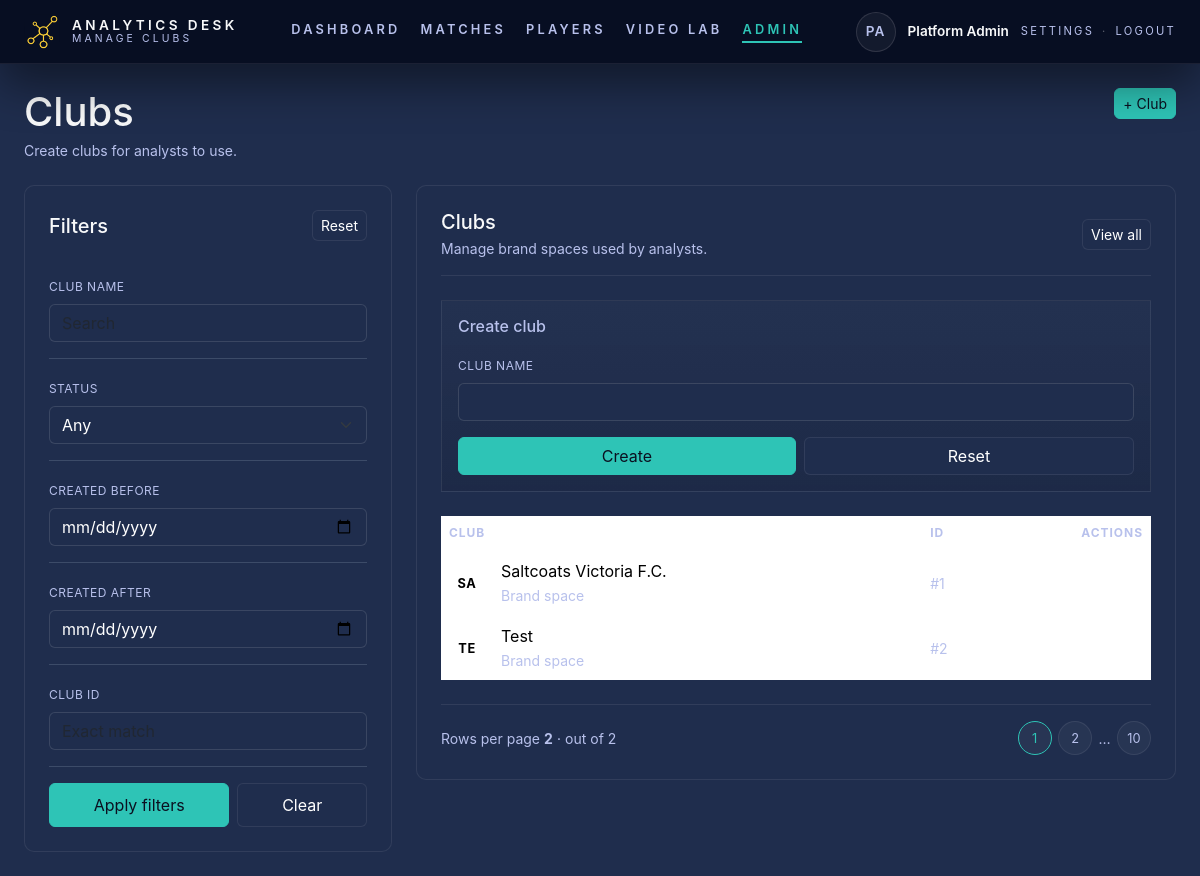
Page /admin/clubs (signed in) on the committed database.
### tables this page shows
CREATE TABLE `clubs` (
  `id` bigint(20) UNSIGNED NOT NULL,
  `name` varchar(120) NOT NULL,
  `created_at` datetime NOT NULL DEFAULT current_timestamp(),
  `updated_at` datetime DEFAULT NULL ON UPDATE current_timestamp()
);

### config/config.php (called while the page is built)
<?php
return [
          'app' => [
                    'name' => 'Analytics Desk',
                    'env'  => 'local',
                    'debug' => true,
                    'base_path' => '',
          ],
          'db' => [
                    'host' => '127.0.0.1',
                    'name' => 'project_1',
                    'user' => 'project_1',
                    'pass' => 'D&DNdtopmoff7!29',
                    'charset' => 'utf8mb4',
          ],
          'session' => [
                    'name' => 'analytics_session',
                    'lifetime' => 0,
          ],
          'phase3' => [
                    'video_lab_enabled' => true,
          ],
          'annotations' => [
                    'enabled' => true,
          ],
];

### app/lib/auth.php (called while the page is built, shortened)
<?php
function auth_boot()
{
          if (session_status() === PHP_SESSION_NONE) {
                    $config = require __DIR__ . '/../../config/config.php';
          }
}
function base_path(): string
{
          static $base;
          if ($base !== null) {
                    return $base;
          }
          $config = require __DIR__ . '/../../config/config.php';
          $base = rtrim($config['app']['base_path'] ?? '', '/');
          return $base;
}

### app/lib/db.php (called while the page is built, shortened)
<?php
function db(): PDO
{
          $config = require __DIR__ . '/../../config/config.php';
          $db = $config['db'];
          $dsn = sprintf(
                    'mysql:host=%s;dbname=%s;charset=%s',
                    $db['host'],
                    $db['name'],
                    $db['charset']
          );
          $pdo = new PDO(
                    $dsn,
                    $db['user'],
                    $db['pass'],
                    [
                              PDO::ATTR_ERRMODE => PDO::ERRMODE_EXCEPTION,
                              PDO::ATTR_DEFAULT_FETCH_MODE => PDO::FETCH_ASSOC,
                    ]
          );
          return $pdo;
}

### app/lib/club_repository.php (called while the page is built, shortened)
<?php
require_once __DIR__ . '/db.php';
function get_all_clubs(): array
{
          $stmt = db()->query('SELECT id, name FROM clubs ORDER BY name ASC');
          return $stmt->fetchAll();
}

### app/views/pages/admin/clubs.php (the view, shortened to what this page needs)
<?php
require_once dirname(__DIR__, 3) . '/lib/club_repository.php';
$base = base_path();
$clubs = get_all_clubs();
$clubCount = count($clubs);
?>
<div class="d-flex align-items-start justify-content-between mb-4 gap-3">
          <div>
                    <h1 class="mb-1">Clubs</h1>
                    <p class="text-muted-alt text-sm mb-0">Create clubs for analysts to use.</p>
          </div>
          <button type="button" class="btn btn-primary-soft btn-sm">+ Club</button>
</div>
<div class="row g-4 align-items-start">
          <div class="col-lg-4">
                    <section class="panel filters-panel p-4 h-100 d-flex flex-column">
                              <div class="d-flex align-items-center justify-content-between mb-3">
                                        <h5 class="mb-0 text-light">Filters</h5>
                                        <button type="button" class="btn btn-flat btn-sm">Reset</button>
                              </div>
                              <form method="get" class="flex-fill d-flex flex-column gap-3">
                                        <div class="filter-group">
                                                  <label class="form-label">Club name</label>
                                                  <input type="text" placeholder="Search" class="form-control input-dark">
                                        </div>
                                        <div class="filter-group">
                                                  <label class="form-label">Status</label>
                                                  <select class="form-select select-dark">
                                                            <option>Any</option>
                                                  </select>
                                        </div>
                                        <div class="filter-group">
                                                  <label class="form-label">Created before</label>
                                                  <input type="date" class="form-control input-dark">
                                        </div>
                                        <div class="filter-group">
                                                  <label class="form-label">Created after</label>
                                                  <input type="date" class="form-control input-dark">
                                        </div>
                                        <div class="filter-group">
                                                  <label class="form-label">Club ID</label>
                                                  <input type="text" placeholder="Exact match" class="form-control input-dark">
                                        </div>
                                        <div class="filter-actions mt-auto d-flex gap-2">
                                                  <button type="submit" class="btn btn-primary-soft flex-fill">Apply filters</button>
                                                  <button type="reset" class="btn btn-secondary-soft flex-fill">Clear</button>
                                        </div>
                              </form>
                    </section>
          </div>
          <div class="col-lg-8">
                    <section class="panel p-4 d-flex flex-column gap-4 clubs-panel">
                              <div class="manager-list-header">
                                        <div>
                                                  <h5 class="mb-1 text-light">Clubs</h5>
                                                  <p class="text-muted-alt text-sm mb-0">Manage brand spaces used by analysts.</p>
                                        </div>
                                        <button type="button" class="btn btn-secondary-soft btn-sm">View all</button>
                              </div>
                              <div class="admin-card p-3">
                                        <h6 class="text-muted-alt mb-3">Create club</h6>
                                        <form method="post" action="<?= htmlspecialchars($base) ?>/api/admin/clubs/create" class="row g-3">
                                                  <div class="col-12">
                                                            <label class="form-label">Club name</label>
                                                            <input type="text" name="name" class="form-control input-dark" required>
                                                  </div>
                                                  <div class="col-12 d-flex gap-2">
                                                            <button class="btn btn-primary-soft flex-fill">Create</button>
                                                            <button type="reset" class="btn btn-secondary-soft flex-fill">Reset</button>
                                                  </div>
                                        </form>
                              </div>
                              <div class="table-responsive manager-table">
                                        <table class="table table-borderless align-middle mb-0">
                                                  <thead>
                                                            <tr>
                                                                      <th>Club</th>
                                                                      <th>ID</th>
                                                                      <th class="text-end">Actions</th>
                                                            </tr>
                                                  </thead>
                                                  <tbody>
                                                            <?php if ($clubCount === 0): ?>
                                                                      <tr>
                                                                                <td colspan="3" class="text-muted-alt">No clubs have been created yet.</td>
                                                                      </tr>
                                                            <?php else: ?>
                                                                      <?php foreach ($clubs as $club): ?>
                                                                                <?php
                                                                                $clubName = $club['name'] ?? 'Club';
                                                                                $initialChar = function_exists('mb_substr')
                                                                                          ? mb_substr($clubName, 0, 2)
                                                                                          : substr($clubName, 0, 2);
                                                                                ?>
                                                                                <tr>
                                                                                          <td>
                                                                                                    <div class="d-flex align-items-center gap-3">
                                                                                                              <span class="avatar-badge text-uppercase small"><?= htmlspecialchars($initialChar) ?></span>
                                                                                                              <div>
                                                                                                                        <div><?= htmlspecialchars($clubName) ?></div>
                                                                                                                        <span class="text-muted-alt text-sm">Brand space</span>
                                                                                                              </div>
                                                                                                    </div>
                                                                                          </td>
                                                                                          <td class="text-muted-alt text-sm">#<?= (int)$club['id'] ?></td>
                                                                                          <td class="text-end">
                                                                                                    <button type="button" class="btn btn-icon btn-icon-secondary">
                                                                                                              <i class="fa-solid fa-chevron-right"></i>
                                                                                                    </button>
                                                                                          </td>
                                                                                </tr>
                                                                      <?php endforeach; ?>
                                                            <?php endif; ?>
                                                  </tbody>
                                        </table>
                              </div>
                              <div class="manager-footer d-flex flex-wrap align-items-center justify-content-between text-muted-alt text-sm gap-3">
                                        <span>Rows per page <strong><?= $clubCount ?></strong> &sdot; out of <?= $clubCount ?></span>
                                        <div class="pagination-chips">
                                                  <button type="button" class="pagination-chip active">1</button>
                                                  <button type="button" class="pagination-chip">2</button>
                                                  <span class="text-muted-alt">…</span>
                                                  <button type="button" class="pagination-chip">10</button>
                                        </div>
                              </div>
                    </section>
          </div>
</div>
<?php
require __DIR__ . '/../../layout.php';

### rows in the picture
clubs: name "SA", name "Saltcoats Victoria F.C.", id "1"
clubs: name "TE", name "Test", id "2"

### other values in the picture
$appName "ANALYTICS DESK"
$title "MANAGE CLUBS"
$item['label'] "DASHBOARD"
$item['label'] "MATCHES"
$item['label'] "PLAYERS"
$item['label'] "VIDEO LAB"
$item['label'] "ADMIN"
$initials "PA"
$displayName "Platform Admin"
$clubCount "2"
